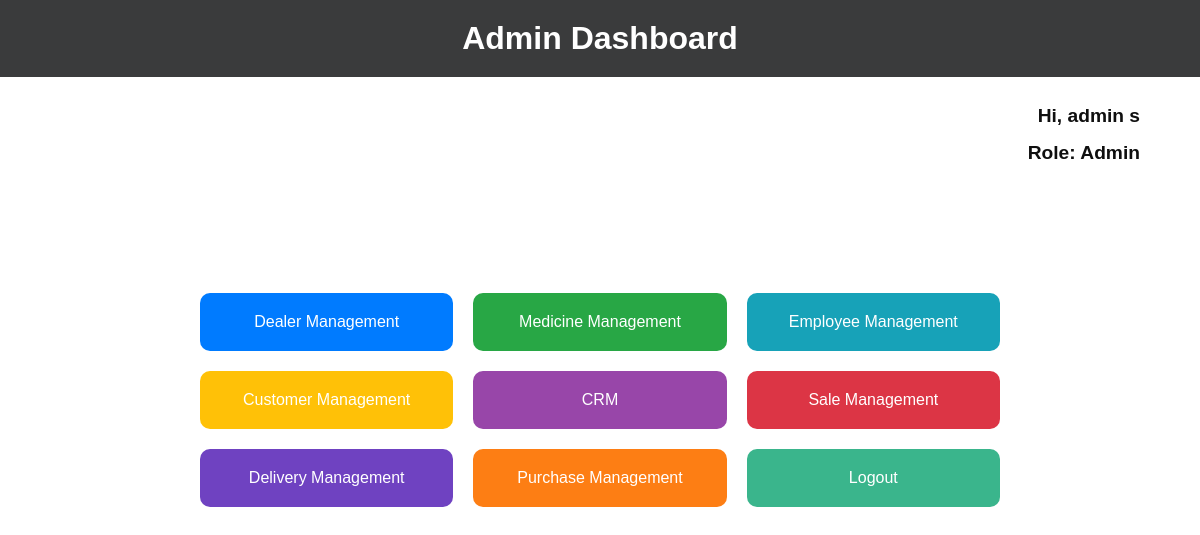
Screenshot of /admin_dashboard/ (signed in) with the database file from the repository.
### shopapp/models.py (models this page shows, shortened)
class Employee(models.Model):
    user = models.OneToOneField(User, on_delete=models.CASCADE, null=True, blank=True)
    emp_id = models.CharField(max_length=10)
    first_name = models.CharField(max_length=100)
    last_name = models.CharField(max_length=100)
    address = models.CharField(max_length=100)
    phone_number = models.BigIntegerField()
    salary = models.BigIntegerField()
    mail_id = models.EmailField()
    profile_picture = models.ImageField(upload_to='profile', blank=True, null=True)

class UserDetails(models.Model):
    user = models.OneToOneField(User, on_delete=models.CASCADE)
    role = models.CharField(max_length=20, verbose_name="User Role")

### shopapp/views.py (the view)
# urls.py: path('admin_dashboard/',views.admin_dashboard,name='admin_dashboard'),
@login_required(login_url='login')
def admin_dashboard(request):
    name = UserDetails.objects.get(user=request.user)
    employee = Employee.objects.get(user=name.user)
    return render(request,'admin_dashboard.html',{'name':employee,'rol':name})

### templates/admin_dashboard.html (shortened to what this page needs)
<!DOCTYPE html>
<html lang="en">
<head>
</head>
<body>
    <nav>
        <h4>Admin Dashboard</h4>
    </nav>
    <div class="profile">
        <h4>Hi, {{name.first_name}} {{name.last_name}}</h4>
        <h4>Role: {{rol.role}}</h4>
    </div>
    <div class="button-container">
        <a href="{% url 'dealer_management' %}">Dealer Management</a>
        <a href="{% url 'medicine_management' %}">Medicine Management</a>
        <a href="{% url 'emp_management' %}">Employee Management</a>
        <a href="{% url 'customer_management' %}">Customer Management</a>
        <a href="{% url 'crm_mang' %}">CRM</a>
        <a href="{% url 'sale_mang' %}">Sale Management</a>
        <a href="{% url 'delivery_mang' %}">Delivery Management</a>
        <a href="{% url 'purchase_mang' %}">Purchase Management</a>
        <a href="{% url 'admin_logout' %}">Logout</a>
    </div>
</body>
</html>

### templates/admin_dashboard.html (style rules this page uses)
body { font-family: Arial, sans-serif; margin: 0; padding: 0; display: flex; flex-direction: column; align-items: center; justify-content: center; height: 100vh; background-image: url('https://img.freepik.com/free-photo/flat-lay-medical-desk-composition-with-copy-space_23-2148502943.jpg'); background-size: cover; background-position: center; background-repeat: no-repeat; color: #fff; }
nav { background-color: rgba(9, 10, 12, 0.8); padding: 20px; width: 100%; display: flex; justify-content: center; align-items: center; text-align: center; position: fixed; top: 0; }
nav h4 { color: #fff; margin: 0; font-size: 2rem; }
.profile { position: absolute; top: 80px; right: 50px; background-color: rgba(255, 255, 255, 0.3); padding: 10px; border-radius: 5px; text-align: right; }
.profile h4 { margin: 15px 0; font-size: 1.2rem; color: #0f0f0f; }
.button-container { display: grid; grid-template-columns: repeat(auto-fit, minmax(200px, 1fr)); gap: 20px; margin: 20px; width: 100%; max-width: 800px; }
.button-container a { text-decoration: none; color: #fff; padding: 20px; border-radius: 10px; text-align: center; transition: background-color 0.3s ease; }
.button-container a:nth-child(1) { background-color: #007bff; }
.button-container a:nth-child(2) { background-color: #28a745; }
.button-container a:nth-child(3) { background-color: #17a2b8; }
.button-container a:nth-child(4) { background-color: #ffc107; }
.button-container a:nth-child(5) { background-color: #9846a9; }
.button-container a:nth-child(6) { background-color: #dc3545; }
.button-container a:nth-child(7) { background-color: #6f42c1; }
.button-container a:nth-child(8) { background-color: #fd7e14; }
.button-container a:nth-child(9) { background-color: #3ab58c; }

### rows the page displays
Employee: first_name "admin", last_name "s"
UserDetails: role "Admin"
